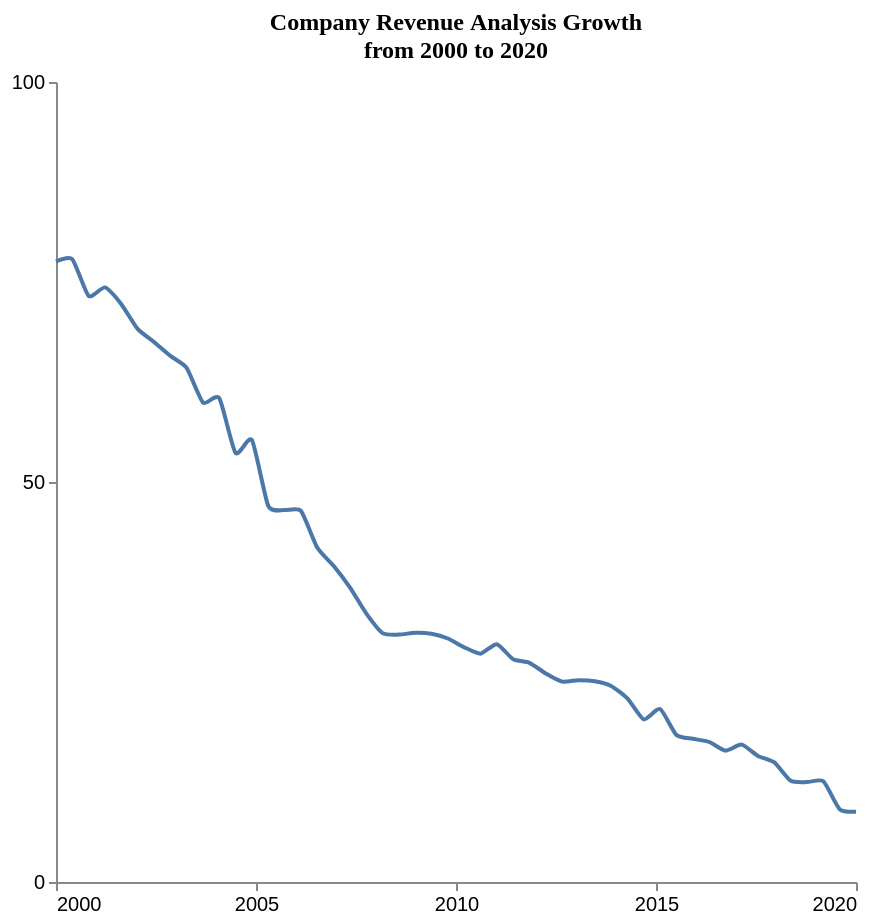

Specify this chart in Vega-Lite:
### Vega-Lite specification from a JSON file in a GitHub repository (floating-point values rounded to 4 significant figures)
{"$schema": "https://vega.github.io/schema/vega-lite/v5.json", "description": "Pattern: upward", "data": {"values": [{"X": 2000.0, "Y": 77.56}, {"X": 2000.0, "Y": 77.84}, {"X": 2001.0, "Y": 73.26}, {"X": 2001.0, "Y": 74.32}, {"X": 2002.0, "Y": 72.23}, {"X": 2002.0, "Y": 69.14}, {"X": 2002.0, "Y": 67.51}, {"X": 2003.0, "Y": 65.76}, {"X": 2003.0, "Y": 64.25}, {"X": 2004.0, "Y": 59.95}, {"X": 2004.0, "Y": 60.47}, {"X": 2004.0, "Y": 53.62}, {"X": 2005.0, "Y": 55.25}, {"X": 2005.0, "Y": 47.01}, {"X": 2006.0, "Y": 46.49}, {"X": 2006.0, "Y": 46.4}, {"X": 2007.0, "Y": 41.82}, {"X": 2007.0, "Y": 39.53}, {"X": 2007.0, "Y": 36.83}, {"X": 2008.0, "Y": 33.58}, {"X": 2008.0, "Y": 31.12}, {"X": 2009.0, "Y": 30.92}, {"X": 2009.0, "Y": 31.16}, {"X": 2009.0, "Y": 31.03}, {"X": 2010.0, "Y": 30.44}, {"X": 2010.0, "Y": 29.34}, {"X": 2011.0, "Y": 28.54}, {"X": 2011.0, "Y": 29.73}, {"X": 2011.0, "Y": 27.84}, {"X": 2012.0, "Y": 27.4}, {"X": 2012.0, "Y": 26.06}, {"X": 2013.0, "Y": 25.05}, {"X": 2013.0, "Y": 25.23}, {"X": 2013.0, "Y": 25.09}, {"X": 2014.0, "Y": 24.51}, {"X": 2014.0, "Y": 22.95}, {"X": 2015.0, "Y": 20.32}, {"X": 2015.0, "Y": 21.62}, {"X": 2016.0, "Y": 18.39}, {"X": 2016.0, "Y": 17.91}, {"X": 2016.0, "Y": 17.51}, {"X": 2017.0, "Y": 16.42}, {"X": 2017.0, "Y": 17.17}, {"X": 2018.0, "Y": 15.76}, {"X": 2018.0, "Y": 14.96}, {"X": 2018.0, "Y": 12.65}, {"X": 2019.0, "Y": 12.49}, {"X": 2019.0, "Y": 12.59}, {"X": 2020.0, "Y": 9.102}, {"X": 2020.0, "Y": 8.778}]}, "mark": {"type": "line", "interpolate": "cardinal", "tension": 0.4}, "encoding": {"x": {"field": "X", "type": "quantitative", "title": "", "axis": {"grid": false, "format": "d", "values": [2000, 2005, 2010, 2015, 2020], "tickSize": 4}, "scale": {"domain": [2000, 2020]}}, "y": {"field": "Y", "type": "quantitative", "title": "", "axis": {"grid": false, "format": "d", "values": [0, 50, 100], "tickSize": 4, "tickOpacity": 1}, "scale": {"domain": [0, 100]}}}, "title": {"text": "Company Revenue Analysis Growth^ from 2000 to 2020", "anchor": "middle", "font": "Tahoma", "fontSize": 12}, "config": {"lineBreak": "^", "view": {"stroke": null}}, "height": 400, "width": 400, "autosize": "pad"}
